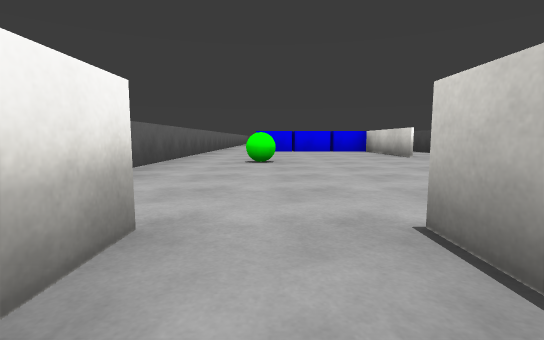
View 1 (above)

16 first-person views from a walk through a 3-D level made in the Unity game engine. The camera is 0.31 m above the floor, tilts 6° down and sees 85° across. The floor is counted in squares, 1 m on a side. Each view is taken from the middle of a square. On the plan, view 1 faces up. The plan holds only what a view shows up to about 9 squares ahead; the rest is blank. The place goes on beyond the plan. The player is left out. Surface patterns are stand-ins for the level's own textures.

View 2
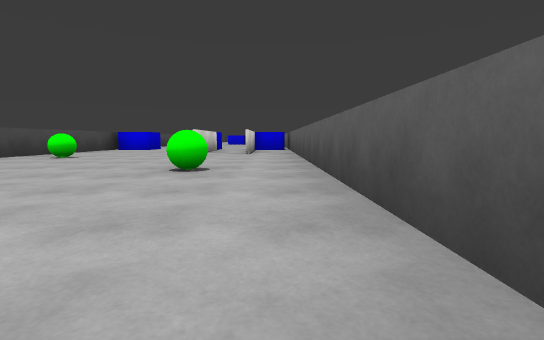

View 3
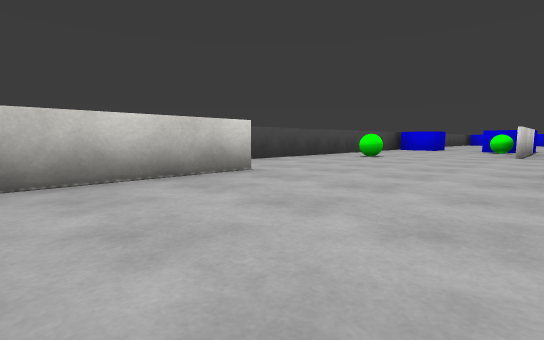

View 4
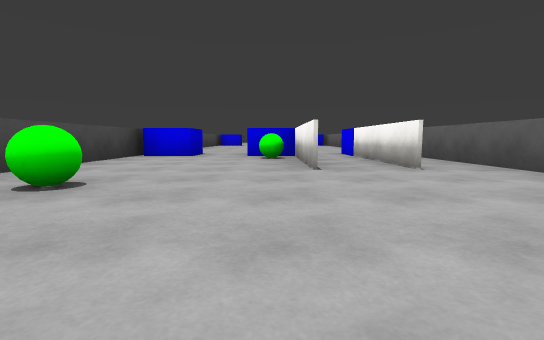

View 5
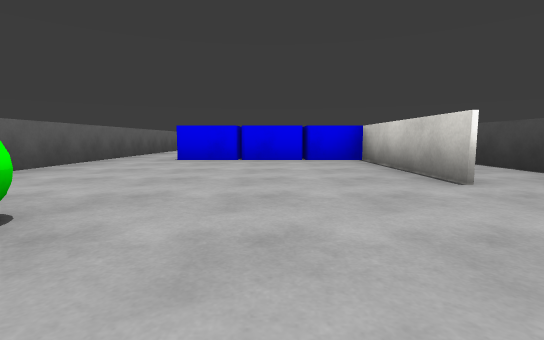

View 6
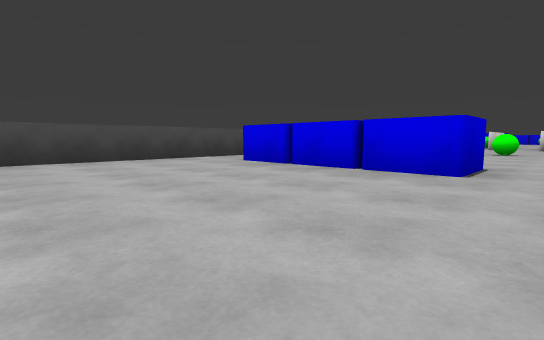

View 7
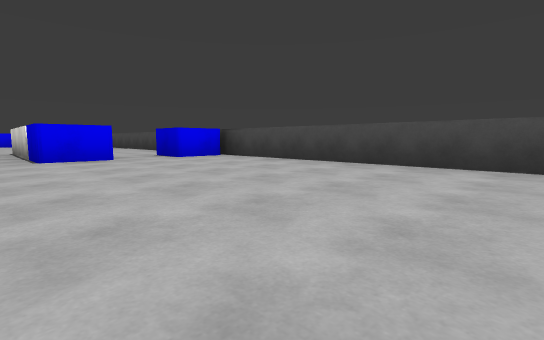

View 8
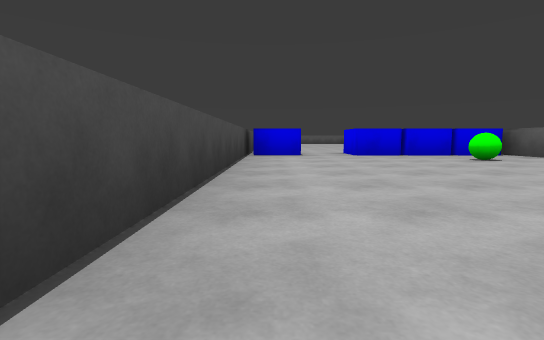

View 9
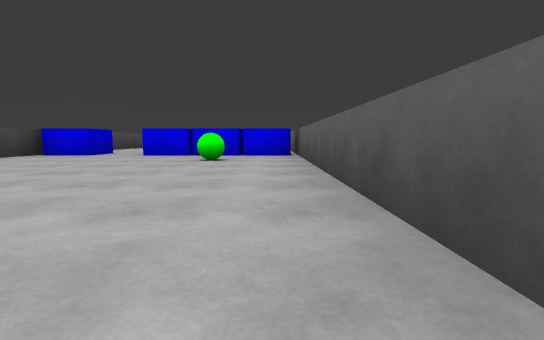

View 10
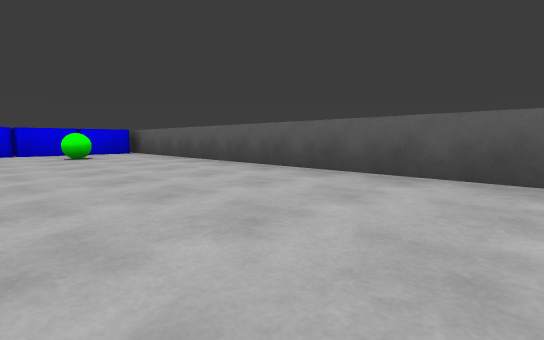

View 11
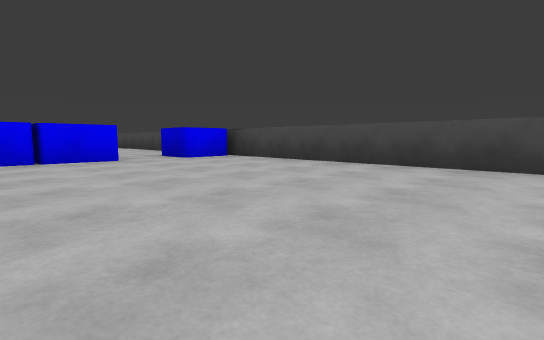

View 12
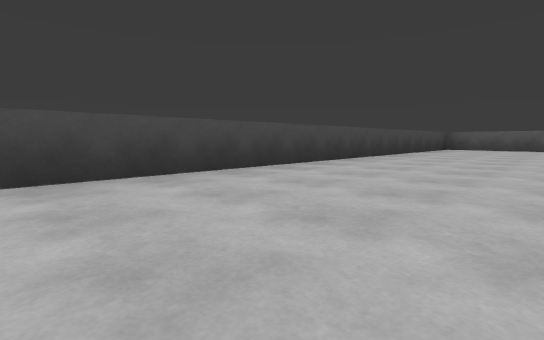

View 13
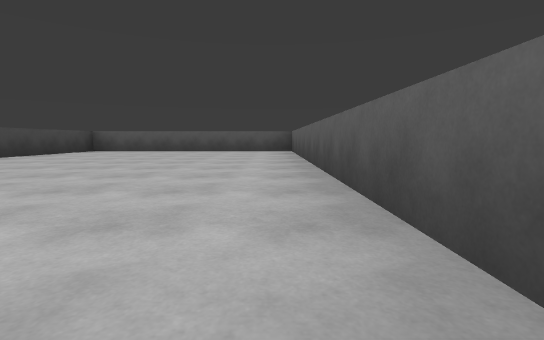

View 14
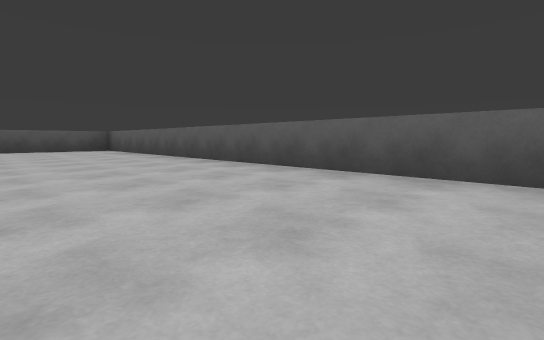

View 15
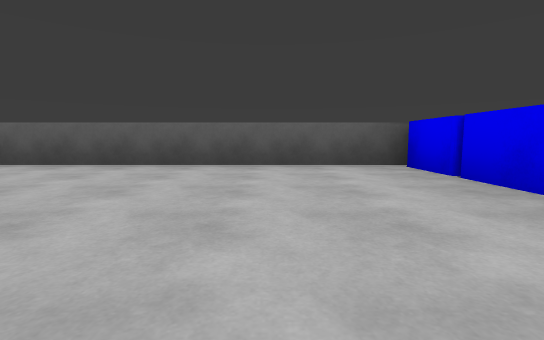

View 16
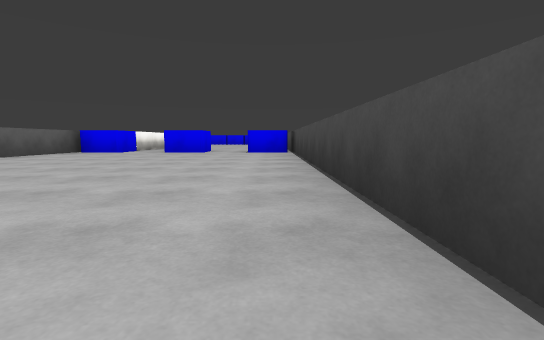

### Floor plan
Points are (right, up) in squares from view 1. A wall is a line through its corners. A room is listed if a view was taken in it or the views show most of it. See-through windows are left out.
Room 1 (views 1, 2, 3, 4, 5)
walls: (0.6, 1) (0.6, -0.4); (2.3, 4.9) (2.3, 7.3) (-0.4, 7.3); (-0.5, 1) (-0.5, -0.4); (0.5, -0.6) (0.5, 1.1); (3.5, -0.5) (3.5, 4); (-1.5, 7.4) (-1.5, -0.6)
ways out: opening at (-1, 8) to room 2; opening at (3, 5) to room 2; opening at (0, 0.5) to room 3; opening at (2.5, 0.5) to room 3
objects: ball (0, 4); ball (2, 2)
Room 2 (view 6)
walls: (-0.4, 7.3) (-0.4, 8.2) (2.4, 8.2); (-1.5, 10.9) (-1.5, 7.4); (3.5, 5.6) (3.5, 10.9)
ways out: opening at (-1, 8) to room 1; opening at (3, 5) to room 1
Room 3 (views 7, 8, 9, 10, 16)
walls: (1.4, -1.6) (1.4, -2.3) (0.5, -2.3) (0.5, -0.6); (3.4, -2.3) (2.3, -2.3) (2.3, -1.4) (3.4, -1.4); (0.6, -9.6) (0.6, -10.5); (-0.5, -0.4) (-0.5, -2.3) (-1.4, -2.3); (-1.5, -0.6) (-1.5, -10); (-1.4, -9.6) (1.4, -9.6) (1.4, -10.5); (2.3, -10.5) (2.3, -9.6) (3.4, -9.6); (3.5, -10.5) (3.5, -0.5)
ways out: opening at (0, 0.5) to room 1; opening at (2.5, 0.5) to room 1; opening at (2, -10) to room 4
objects: ball (0, -8); ball (1, -1)
Room 4 (views 11, 12, 13, 14, 15)
walls: (1.4, -10.5) (-1.4, -10.5); (3.4, -10.5) (2.3, -10.5); (-1.5, -10) (-1.5, -21.5) (3.5, -21.5) (3.5, -10.5)
ways out: opening at (2, -10) to room 3

Positions as (right, up) in squares from view 1, and headings:
1: (0, 0), facing up
2: (-1, 7), facing down
3: (0, 7), facing down-right
4: (1, 4), facing down
5: (1, 3), facing up
6: (-1, 11), facing down-right
7: (0, -7), facing up-right
8: (3, -4), facing down
9: (-1, -4), facing down
10: (1, -3), facing down-left
11: (0, -15), facing up-right
12: (1, -12), facing down-right
13: (-1, -14), facing down
14: (1, -13), facing down-left
15: (2, -12), facing left
16: (3, -9), facing up
